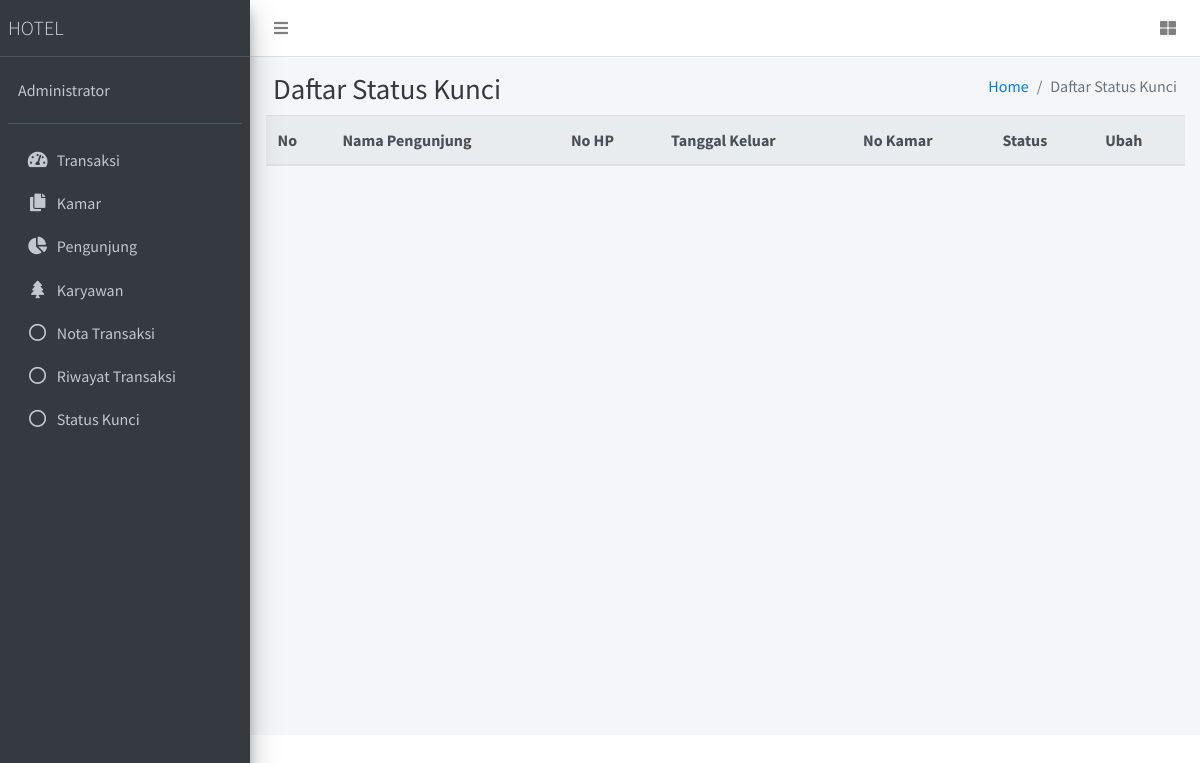
The page /status on the database as committed earlier.
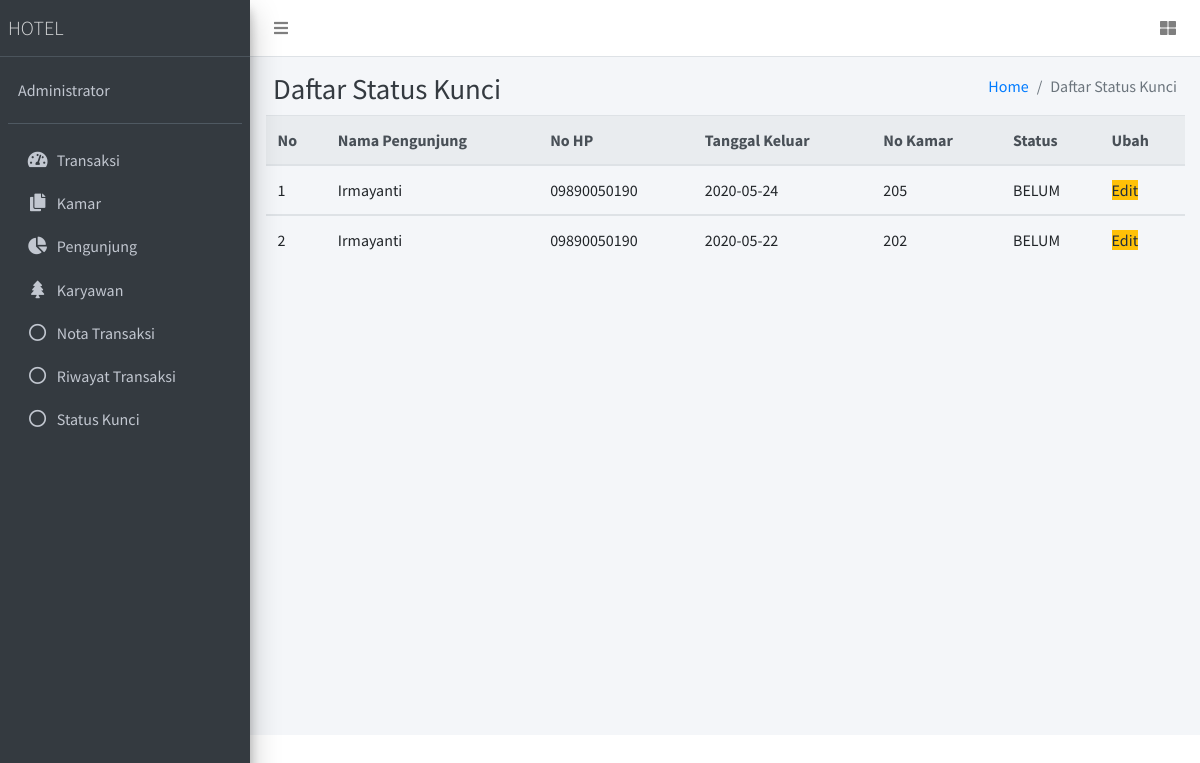
The same page on the database as committed later.
### tables this page shows
CREATE TABLE `status_kunci` (
  `id` int(11) NOT NULL,
  `nama` varchar(100) NOT NULL,
  `no_hp` varchar(20) NOT NULL,
  `tanggal_keluar` date NOT NULL,
  `no_kamar` int(11) NOT NULL,
  `status` varchar(10) NOT NULL
);

### app/core/Controller.php (called while the page is built, shortened)
<?php
class Controller
{
    public function view($view, $data = [])
    {
        require_once 'app/views/' . $view . '.php';
    }
    public function model($model)
    {
        return new $model;
    }
}

### app/controllers/Status.php (called while the page is built, shortened)
<?php
class Status extends Controller
{
    public function index()
    {
        $data['judul'] = "Status Kunci";
        $data['status'] = $this->model('Status_model')->selectAll();
        $this->view('status/index', $data);
    }
}

### app/core/App.php (called while the page is built, shortened)
<?php
class App
{
    protected $controller = 'transaksi',
        $method = 'index',
        $params = [];
    public function __construct()
    {
        $this->controller = new $this->controller;
        call_user_func_array([$this->controller, $this->method], $this->params);
    }
}

### index.php (called while the page is built, shortened)
<?php
$app = new App;

### app/core/Database.php (called while the page is built, shortened)
<?php
class Database
{
    private $host = DB_HOST;
    private $user = DB_USER;
    private $pass = DB_PASS;
    private $db_name = DB_NAME;
    private $dbh;
    private $stmt;
    public function __construct()
    {
        $dsn = 'mysql:host=' . $this->host . ';dbname=' . $this->db_name;
        $option = [
            PDO::ATTR_PERSISTENT => true,
            PDO::ATTR_ERRMODE => PDO::ERRMODE_EXCEPTION
        ];
        try {
            $this->dbh = new PDO($dsn, $this->user, $this->pass, $option);
        } catch (PDOException $e) {
            die($e->getMessage());
        }
    }
    public function query($query)
    {
        $this->stmt = $this->dbh->prepare($query);
    }
    public function execute()
    {
        $this->stmt->execute();
    }
    public function resultSet()
    {
        $this->execute();
        return $this->stmt->fetchAll(PDO::FETCH_ASSOC);
    }
}

### app/models/Status_model.php (called while the page is built, shortened)
<?php
class Status_model
{
    private $db;
    public function __construct()
    {
        $this->db = new Database;
    }
    public function selectAll()
    {
        $this->db->query("SELECT * FROM status_kunci ORDER BY status ASC");
        $this->db->execute();
        return $this->db->resultSet();
    }
}

### app/views/status/index.php (the view, shortened to what this page needs)
<div class="content-header">
    <div class="container" id="flasher">
<div class="container-fluid">
    <div class="row mb-2">
        <div class="col-sm-6">
            <h1 class="m-0 text-dark">Daftar Status Kunci</h1>
        </div>
        <div class="col-sm-6">
            <ol class="breadcrumb float-sm-right">
                <li class="breadcrumb-item"><a href="<?= BASEURL ?>">Home</a></li>
                <li class="breadcrumb-item active">Daftar Status Kunci</li>
            </ol>
        </div>
    </div>
</div>
</div>
<div class="container">
    <table class="table">
        <thead class="thead-light">
            <tr>
                <th>No</th>
                <th>Nama Pengunjung</th>
                <th>No HP</th>
                <th>Tanggal Keluar</th>
                <th>No Kamar</th>
                <th>Status</th>
                <th>Ubah</th>
            </tr>
        </thead>
        <?php $no = 1; ?>
        <?php foreach ($data['status'] as $status) : ?>
            <tbody>
                <tr>
                    <td> <?= $no ?></td>
                    <td><?= $status['nama'] ?></td>
                    <td><?= $status['no_hp'] ?></td>
                    <td><?= $status['tanggal_keluar'] ?></td>
                    <td><?= $status['no_kamar'] ?></td>
                    <td id="st<?= $status['id'] ?>"><?= $status['status'] ?> </td>
                    <td id="tdop<?= $status['id'] ?>"><span id="ubahstatus" data-id="<?= $status['id'] ?>" class="badge-warning mr-1" style="cursor:pointer">Edit</span></td>
                </tr>
                <?php $no += 1; ?>
            </tbody>
        <?php endforeach; ?>
    </table>
</div>

Rows that differ between the two databases and show on the page:
added status_kunci: nama "Irmayanti", no_hp "09890050190", tanggal_keluar "2020-05-24", no_kamar "205", status "BELUM"
added status_kunci: nama "Irmayanti", no_hp "09890050190", tanggal_keluar "2020-05-22", no_kamar "202", status "BELUM"
